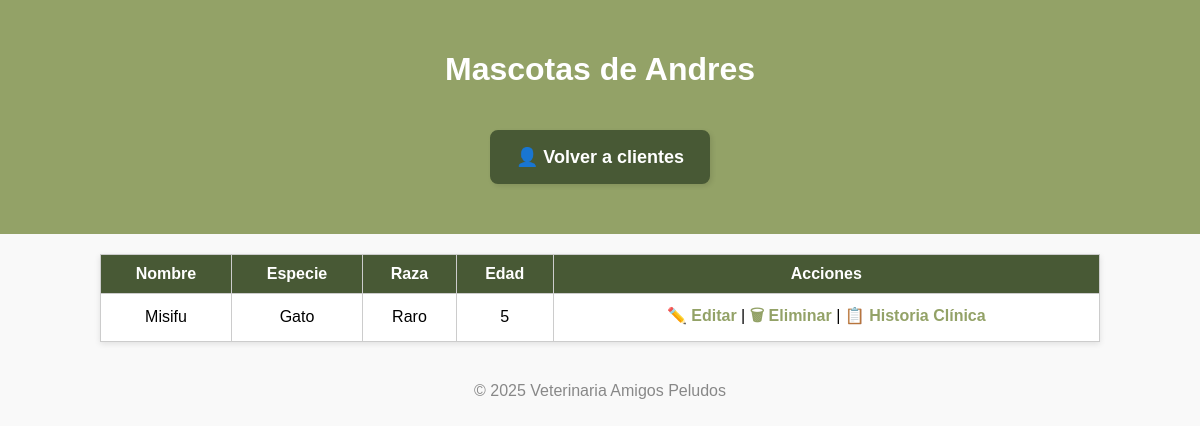
Page /clientes/12345/mascotas/ on the earlier database version.
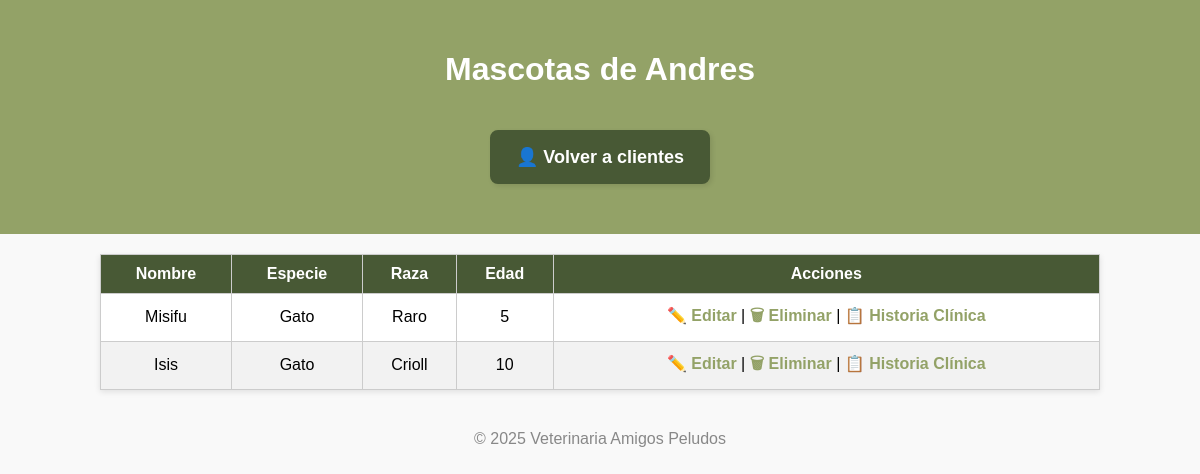
Same page on the later database version.
### principal/models.py (models this page shows, shortened)
class Mascota(models.Model):
    nombre_mascota = models.CharField(max_length=100)
    especie = models.CharField(max_length=50, blank=True)
    raza = models.CharField(max_length=50, blank=True)
    edad = models.PositiveIntegerField(null=True, blank=True)
    cliente = models.ForeignKey(Cliente, on_delete=models.CASCADE, related_name='mascotas')
    activo = models.BooleanField(default=True)

### principal/views.py (the view)
# urls.py: path('clientes/<str:cedula>/mascotas/', views.mascotas_por_cliente, name='mascotas_por_cliente'),
def mascotas_por_cliente(request, cedula):
    cliente = get_object_or_404(Cliente, cedula=cedula, activo=True)
    mascotas = Mascota.objects.filter(cliente=cliente, activo=True)  # eliminación lógica
    return render(request, 'principal/mascotas_por_cliente.html', {
        'cliente': cliente,
        'mascotas': mascotas
    })

### principal/templates/principal/mascotas_por_cliente.html (shortened to what this page needs)
{% load static %}
<!DOCTYPE html>
<html lang="es">
<head>
</head>
<body>
<header>
    <h1>Mascotas de {{ cliente.nombre }}</h1>
    <a href="{% url 'lista_clientes' %}" class="btn">👤 Volver a clientes</a>
</header>
<table>
    <thead>
        <tr>
            <th>Nombre</th>
            <th>Especie</th>
            <th>Raza</th>
            <th>Edad</th>
            <th>Acciones</th>
        </tr>
    </thead>
    <tbody>
        {% for mascota in mascotas %}
        <tr>
            <td>{{ mascota.nombre_mascota }}</td>
            <td>{{ mascota.especie }}</td>
            <td>{{ mascota.raza }}</td>
            <td>{{ mascota.edad }}</td>
            <td>
                <a href="{% url 'editar_mascota' mascota.id %}">✏️ Editar</a> |
                <a href="{% url 'eliminar_mascota' mascota.id %}" onclick="return confirm('¿Eliminar esta mascota?');">🗑 Eliminar</a> |
                <a href="{% url 'historia_clinica' mascota.id %}">📋 Historia Clínica</a>
            </td>
        </tr>
        {% empty %}
        <tr><td colspan="5">Este cliente no tiene mascotas registradas.</td></tr>
        {% endfor %}
    </tbody>
</table>
<footer>
    <p>© 2025 Veterinaria Amigos Peludos</p>
</footer>
</body>
</html>

Differences in the rows shown:
added Mascota: nombre_mascota "Isis", especie "Gato", raza "Crioll", edad "10"
